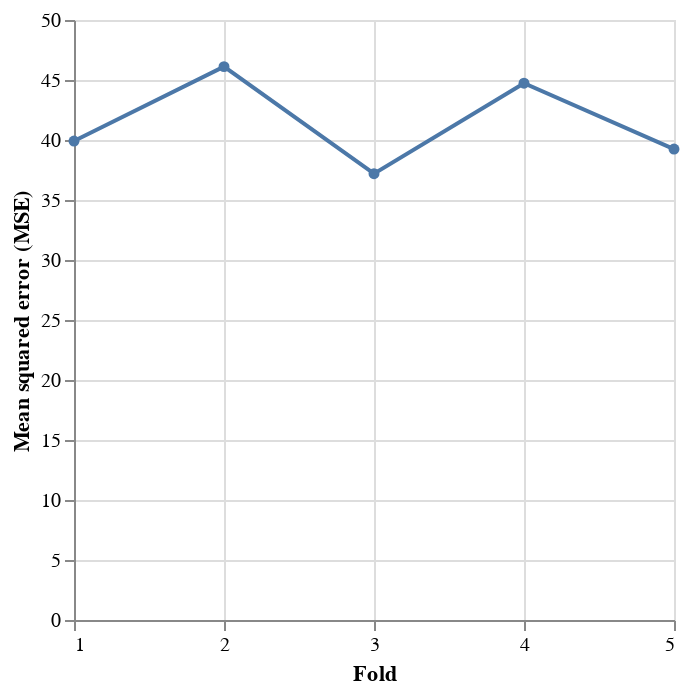

The cell this chart's notebook holds for it:
### Code cell
alt.Chart(df_scores.reset_index()).mark_line(
     point=alt.OverlayMarkDef()
).encode(
    x=alt.X("index", bin=False, title="Fold", axis=alt.Axis(tickCount=5)),
    y=alt.Y("lr", aggregate="mean", title="Mean squared error (MSE)")
)

### Figure 1 — Vega-Lite specification as saved in the notebook (floating-point values rounded to 4 significant figures)
{"config": {"view": {"continuousWidth": 300, "continuousHeight": 300}}, "data": {"name": "data-07f6b6a0c9e2707bda93dfdfb982a6a8"}, "mark": {"type": "line", "point": {}}, "encoding": {"x": {"axis": {"tickCount": 5}, "bin": false, "field": "index", "title": "Fold", "type": "quantitative"}, "y": {"aggregate": "mean", "field": "lr", "title": "Mean squared error (MSE)", "type": "quantitative"}}, "$schema": "https://vega.github.io/schema/vega-lite/v5.20.1.json", "datasets": {"data-07f6b6a0c9e2707bda93dfdfb982a6a8": [{"index": 1, "lr": 39.92}, {"index": 2, "lr": 46.11}, {"index": 3, "lr": 37.19}, {"index": 4, "lr": 44.73}, {"index": 5, "lr": 39.24}]}}
